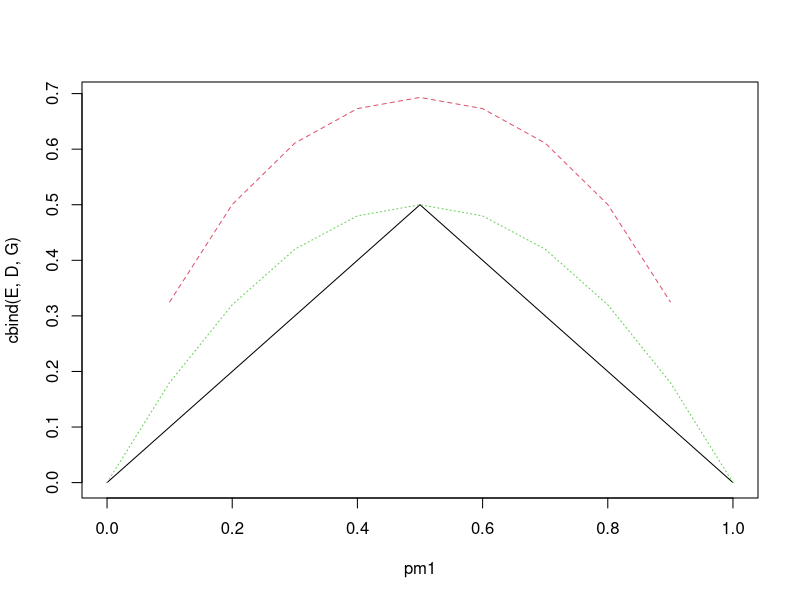

This chart was generated by the following R code:
pm1 = seq(0, 1, 0.1)
pm2 = 1 - pm1

G = pm1 * (1-pm1) + pm2 * (1-pm2)
D = -(pm1 * (log(pm1)) + pm2 * (log(pm2)))
entropy = -(pm1 * log(pm1) + (1 - pm1) * log(1 - pm1))

E = 1 - pmax(pm1, pm2)
?pmax


matplot(pm1, cbind(E, D, G), type = "l")
